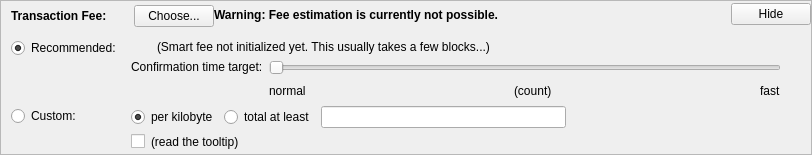
    <widget class="QFrame" name="frameFee">
     <property name="sizePolicy">
      <sizepolicy hsizetype="Expanding" vsizetype="Expanding">
       <horstretch>0</horstretch>
       <verstretch>0</verstretch>
      </sizepolicy>
     </property>
     <property name="maximumSize">
      <size>
       <width>16777215</width>
       <height>16777215</height>
      </size>
     </property>
     <property name="frameShape">
      <enum>QFrame::StyledPanel</enum>
     </property>
     <property name="frameShadow">
      <enum>QFrame::Sunken</enum>
     </property>
     <layout class="QVBoxLayout" name="verticalLayoutFee1">
      <property name="spacing">
       <number>0</number>
      </property>
      <property name="leftMargin">
       <number>0</number>
      </property>
      <property name="topMargin">
       <number>0</number>
      </property>
      <property name="rightMargin">
       <number>0</number>
      </property>
      <property name="bottomMargin">
       <number>0</number>
      </property>
      <item>
       <layout class="QVBoxLayout" name="verticalLayoutFee2" stretch="0,0,0">
        <property name="spacing">
         <number>0</number>
        </property>
        <property name="leftMargin">
         <number>10</number>
        </property>
        <property name="topMargin">
         <number>0</number>
        </property>
        <item>
         <layout class="QHBoxLayout" name="horizontalLayoutFee1">
          <property name="bottomMargin">
           <number>0</number>
          </property>
          <item>
           <layout class="QVBoxLayout" name="verticalLayoutFee7">
            <property name="spacing">
             <number>0</number>
            </property>
            <item>
             <spacer name="verticalSpacerSmartFee">
              <property name="orientation">
               <enum>Qt::Vertical</enum>
              </property>
              <property name="sizeType">
               <enum>QSizePolicy::Fixed</enum>
              </property>
              <property name="sizeHint" stdset="0">
               <size>
                <width>1</width>
                <height>4</height>
               </size>
              </property>
             </spacer>
            </item>
            <item>
             <layout class="QHBoxLayout" name="horizontalLayoutSmartFee">
              <property name="spacing">
               <number>10</number>
              </property>
              <item>
               <widget class="QLabel" name="labelFeeHeadline">
                <property name="sizePolicy">
                 <sizepolicy hsizetype="Preferred" vsizetype="Maximum">
                  <horstretch>0</horstretch>
                  <verstretch>0</verstretch>
                 </sizepolicy>
                </property>
                <property name="font">
                 <font>
                  <weight>75</weight>
                  <bold>true</bold>
                 </font>
                </property>
                <property name="styleSheet">
                 <string notr="true">font-weight:bold;</string>
                </property>
                <property name="text">
                 <string>Transaction Fee:</string>
                </property>
               </widget>
              </item>
              <item>
               <widget class="QLabel" name="labelFeeMinimized">
                <property name="text">
                 <string/>
                </property>
               </widget>
              </item>
              <item>
               <widget class="QPushButton" name="buttonChooseFee">
                <property name="text">
                 <string>Choose...</string>
                </property>
               </widget>
              </item>
             </layout>
            </item>
            <item>
             <spacer name="verticalSpacer_5">
              <property name="orientation">
               <enum>Qt::Vertical</enum>
              </property>
              <property name="sizeHint" stdset="0">
               <size>
                <width>1</width>
                <height>1</height>
               </size>
              </property>
             </spacer>
            </item>
           </layout>
          </item>
          <item>
           <widget class="QLabel" name="fallbackFeeWarningLabel">
            <property name="toolTip">
             <string>Using the fallbackfee can result in sending a transaction that will take several hours or days (or never) to confirm. Consider choosing your fee manually or wait until your have validated the complete chain.</string>
            </property>
            <property name="font">
            <font>
                <weight>75</weight>
                <bold>true</bold>
            </font>
            </property>
            <property name="text">
             <string>Warning: Fee estimation is currently not possible.</string>
            </property>
            <property name="wordWrap">
             <bool>false</bool>
            </property>
           </widget>
          </item>
          <item>
           <spacer name="horizontalSpacer_4">
            <property name="orientation">
             <enum>Qt::Horizontal</enum>
            </property>
            <property name="sizeType">
             <enum>QSizePolicy::MinimumExpanding</enum>
            </property>
            <property name="sizeHint" stdset="0">
             <size>
              <width>40</width>
              <height>20</height>
             </size>
            </property>
           </spacer>
          </item>
          <item>
           <widget class="QPushButton" name="buttonMinimizeFee">
            <property name="toolTip">
             <string>collapse fee-settings</string>
            </property>
            <property name="text">
             <string>Hide</string>
            </property>
           </widget>
          </item>
         </layout>
        </item>
        <item>
         <widget class="QFrame" name="frameFeeSelection">
          <layout class="QVBoxLayout" name="verticalLayoutFee12">
           <property name="spacing">
            <number>0</number>
           </property>
           <property name="leftMargin">
            <number>0</number>
           </property>
           <property name="topMargin">
            <number>0</number>
           </property>
           <property name="rightMargin">
            <number>0</number>
           </property>
           <property name="bottomMargin">
            <number>0</number>
           </property>
           <item>
            <layout class="QGridLayout" name="gridLayoutFee">
             <property name="topMargin">
              <number>10</number>
             </property>
             <property name="bottomMargin">
              <number>4</number>
             </property>
             <property name="horizontalSpacing">
              <number>10</number>
             </property>
             <property name="verticalSpacing">
              <number>4</number>
             </property>
             <item row="1" column="1">
              <layout class="QVBoxLayout" name="verticalLayoutFee8">
               <property name="spacing">
                <number>6</number>
               </property>
               <item>
                <layout class="QHBoxLayout" name="horizontalLayoutFee13">
                 <item>
                  <widget class="QRadioButton" name="radioCustomPerKilobyte">
                   <property name="toolTip">
                    <string>If the custom fee is set to 1000 duffs and the transaction is only 250 bytes, then &quot;per kilobyte&quot; only pays 250 duffs in fee,&lt;br /&gt;while &quot;at least&quot; pays 1000 duffs. For transactions bigger than a kilobyte both pay by kilobyte.</string>
                   </property>
                   <property name="text">
                    <string>per kilobyte</string>
                   </property>
                   <property name="checked">
                    <bool>true</bool>
                   </property>
                   <attribute name="buttonGroup">
                    <string notr="true">groupCustomFee</string>
                   </attribute>
                  </widget>
                 </item>
                 <item>
                  <widget class="QRadioButton" name="radioCustomAtLeast">
                   <property name="toolTip">
                    <string>If the custom fee is set to 1000 duffs and the transaction is only 250 bytes, then &quot;per kilobyte&quot; only pays 250 duffs in fee,&lt;br /&gt;while &quot;total at least&quot; pays 1000 duffs. For transactions bigger than a kilobyte both pay by kilobyte.</string>
                   </property>
                   <property name="text">
                    <string>total at least</string>
                   </property>
                   <attribute name="buttonGroup">
                    <string notr="true">groupCustomFee</string>
                   </attribute>
                  </widget>
                 </item>
                 <item>
                  <widget class="BitcoinAmountField" name="customFee"/>
                 </item>
                 <item>
                  <spacer name="horizontalSpacer_6">
                   <property name="orientation">
                    <enum>Qt::Horizontal</enum>
                   </property>
                   <property name="sizeHint" stdset="0">
                    <size>
                     <width>1</width>
                     <height>1</height>
                    </size>
                   </property>
                  </spacer>
                 </item>
                </layout>
               </item>
               <item>
                <layout class="QHBoxLayout" name="horizontalLayoutFee8">
                 <item>
                  <widget class="QCheckBox" name="checkBoxMinimumFee">
                   <property name="toolTip">
                    <string>Paying only the minimum fee is just fine as long as there is less transaction volume than space in the blocks.&lt;br /&gt;But be aware that this can end up in a never confirming transaction once there is more demand for village transactions than the network can process.</string>
                   </property>
                   <property name="text">
                    <string/>
                   </property>
                  </widget>
                 </item>
                 <item>
                  <widget class="QLabel" name="labelMinFeeWarning">
                   <property name="enabled">
                    <bool>true</bool>
                   </property>
                   <property name="toolTip">
                    <string>Paying only the minimum fee is just fine as long as there is less transaction volume than space in the blocks.&lt;br /&gt;But be aware that this can end up in a never confirming transaction once there is more demand for village transactions than the network can process.</string>
                   </property>
                   <property name="text">
                    <string>(read the tooltip)</string>
                   </property>
                   <property name="margin">
                    <number>5</number>
                   </property>
                  </widget>
                 </item>
                 <item>
                  <spacer name="horizontalSpacer_2">
                   <property name="orientation">
                    <enum>Qt::Horizontal</enum>
                   </property>
                   <property name="sizeHint" stdset="0">
                    <size>
                     <width>1</width>
                     <height>1</height>
                    </size>
                   </property>
                  </spacer>
                 </item>
                </layout>
               </item>
              </layout>
             </item>
             <item row="0" column="0">
              <layout class="QVBoxLayout" name="verticalLayoutFee4" stretch="0,1">
               <item>
                <widget class="QRadioButton" name="radioSmartFee">
                 <property name="text">
                  <string>Recommended:</string>
                 </property>
                 <property name="checked">
                  <bool>true</bool>
                 </property>
                 <attribute name="buttonGroup">
                  <string notr="true">groupFee</string>
                 </attribute>
                </widget>
               </item>
               <item>
                <spacer name="verticalSpacer_2">
                 <property name="orientation">
                  <enum>Qt::Vertical</enum>
                 </property>
                 <property name="sizeHint" stdset="0">
                  <size>
                   <width>1</width>
                   <height>1</height>
                  </size>
                 </property>
                </spacer>
               </item>
              </layout>
             </item>
             <item row="1" column="0">
              <layout class="QVBoxLayout" name="verticalLayoutFee9" stretch="0,1">
               <item>
                <widget class="QRadioButton" name="radioCustomFee">
                 <property name="text">
                  <string>Custom:</string>
                 </property>
                 <attribute name="buttonGroup">
                  <string notr="true">groupFee</string>
                 </attribute>
                </widget>
               </item>
               <item>
                <spacer name="verticalSpacer_6">
                 <property name="orientation">
                  <enum>Qt::Vertical</enum>
                 </property>
                 <property name="sizeHint" stdset="0">
                  <size>
                   <width>1</width>
                   <height>1</height>
                  </size>
                 </property>
                </spacer>
               </item>
              </layout>
             </item>
             <item row="0" column="1">
              <layout class="QVBoxLayout" name="verticalLayoutFee3" stretch="0,0,1">
               <property name="spacing">
                <number>6</number>
               </property>
               <property name="topMargin">
                <number>2</number>
               </property>
               <item>
                <layout class="QHBoxLayout" name="horizontalLayoutFee12">
                 <item>
                  <widget class="QLabel" name="labelSmartFee">
                   <property name="text">
                    <string/>
                   </property>
                   <property name="margin">
                    <number>2</number>
                   </property>
                  </widget>
                 </item>
                 <item>
                  <widget class="QLabel" name="labelFeeEstimation">
                   <property name="text">
                    <string/>
                   </property>
                  </widget>
                 </item>
                 <item>
                  <widget class="QLabel" name="labelSmartFee2">
                   <property name="text">
                    <string>(Smart fee not initialized yet. This usually takes a few blocks...)</string>
                   </property>
                   <property name="margin">
                    <number>2</number>
                   </property>
                  </widget>
                 </item>
                 <item>
                  <spacer name="horizontalSpacer_5">
                   <property name="orientation">
                    <enum>Qt::Horizontal</enum>
                   </property>
                   <property name="sizeHint" stdset="0">
                    <size>
                     <width>1</width>
                     <height>1</height>
                    </size>
                   </property>
                  </spacer>
                 </item>
                </layout>
               </item>
               <item>
                <layout class="QHBoxLayout" name="horizontalLayoutFee9">
                 <item>
                  <layout class="QVBoxLayout" name="verticalLayoutFee6">
                   <item>
                    <widget class="QLabel" name="labelSmartFee3">
                     <property name="text">
                      <string>Confirmation time target:</string>
                     </property>
                     <property name="margin">
                      <number>2</number>
                     </property>
                    </widget>
                   </item>
                   <item>
                    <spacer name="verticalSpacer_3">
                     <property name="orientation">
                      <enum>Qt::Vertical</enum>
                     </property>
                     <property name="sizeHint" stdset="0">
                      <size>
                       <width>1</width>
                       <height>1</height>
                      </size>
                     </property>
                    </spacer>
                   </item>
                  </layout>
                 </item>
                 <item>
                  <layout class="QVBoxLayout" name="verticalLayoutFee5">
                   <property name="rightMargin">
                    <number>30</number>
                   </property>
                   <item>
                    <widget class="QSlider" name="sliderSmartFee">
                     <property name="minimum">
                      <number>0</number>
                     </property>
                     <property name="maximum">
                      <number>23</number>
                     </property>
                     <property name="pageStep">
                      <number>1</number>
                     </property>
                     <property name="value">
                      <number>0</number>
                     </property>
                     <property name="orientation">
                      <enum>Qt::Horizontal</enum>
                     </property>
                     <property name="invertedAppearance">
                      <bool>false</bool>
                     </property>
                     <property name="invertedControls">
                      <bool>false</bool>
                     </property>
                     <property name="tickPosition">
                      <enum>QSlider::NoTicks</enum>
                     </property>
                    </widget>
                   </item>
                   <item>
                    <layout class="QHBoxLayout" name="horizontalLayoutFee10">
                     <item>
                      <widget class="QLabel" name="labelSmartFeeNormal">
                       <property name="text">
                        <string>normal</string>
                       </property>
                      </widget>
                     </item>
                     <item>
                      <spacer name="horizontalSpacer_7">
                       <property name="orientation">
                        <enum>Qt::Horizontal</enum>
                       </property>
                       <property name="sizeHint" stdset="0">
                        <size>
                         <width>40</width>
                         <height>20</height>
                        </size>
                       </property>
                      </spacer>
                     </item>
                     <item>
                      <widget class="QLabel" name="confirmationTargetLabel">
                       <property name="text">
                        <string notr="true">(count)</string>
                       </property>
                      </widget>
                     </item>
                     <item>
                      <spacer name="horizontalSpacer_3">
                       <property name="orientation">
                        <enum>Qt::Horizontal</enum>
                       </property>
                       <property name="sizeHint" stdset="0">
                        <size>
                         <width>40</width>
                         <height>20</height>
                        </size>
                       </property>
                      </spacer>
                     </item>
                     <item>
                      <widget class="QLabel" name="labelSmartFeeFast">
                       <property name="text">
                        <string>fast</string>
                       </property>
                      </widget>
                     </item>
                    </layout>
                   </item>
                  </layout>
                 </item>
                </layout>
               </item>
               <item>
                <spacer name="verticalSpacer_4">
                 <property name="orientation">
                  <enum>Qt::Vertical</enum>
                 </property>
                 <property name="sizeHint" stdset="0">
                  <size>
                   <width>1</width>
                   <height>1</height>
                  </size>
                 </property>
                </spacer>
               </item>
              </layout>
             </item>
            </layout>
           </item>
          </layout>
         </widget>
        </item>
        <item>
         <spacer name="verticalSpacerFee">
          <property name="orientation">
           <enum>Qt::Vertical</enum>
          </property>
          <property name="sizeHint" stdset="0">
           <size>
            <width>800</width>
            <height>1</height>
           </size>
          </property>
         </spacer>
        </item>
       </layout>
      </item>
     </layout>
    </widget>
